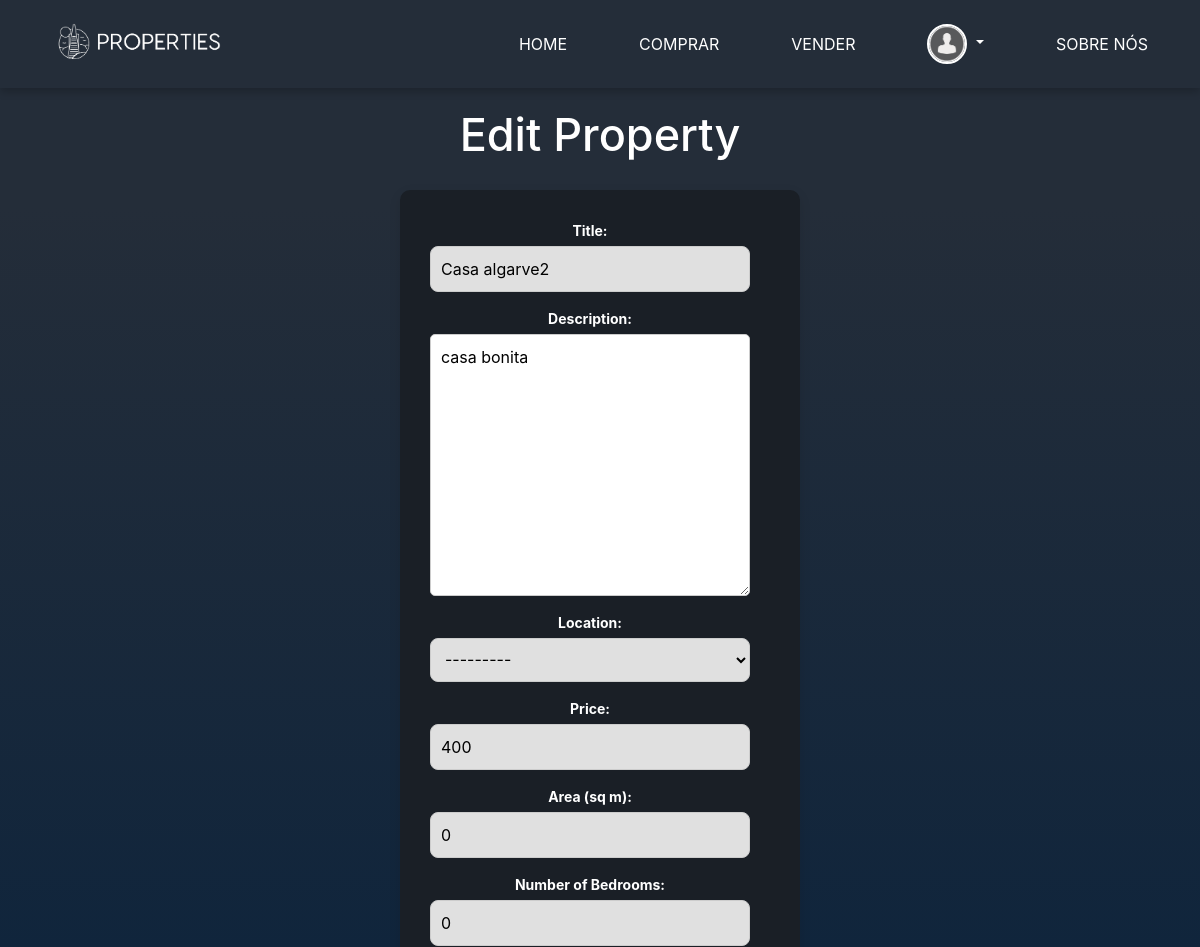
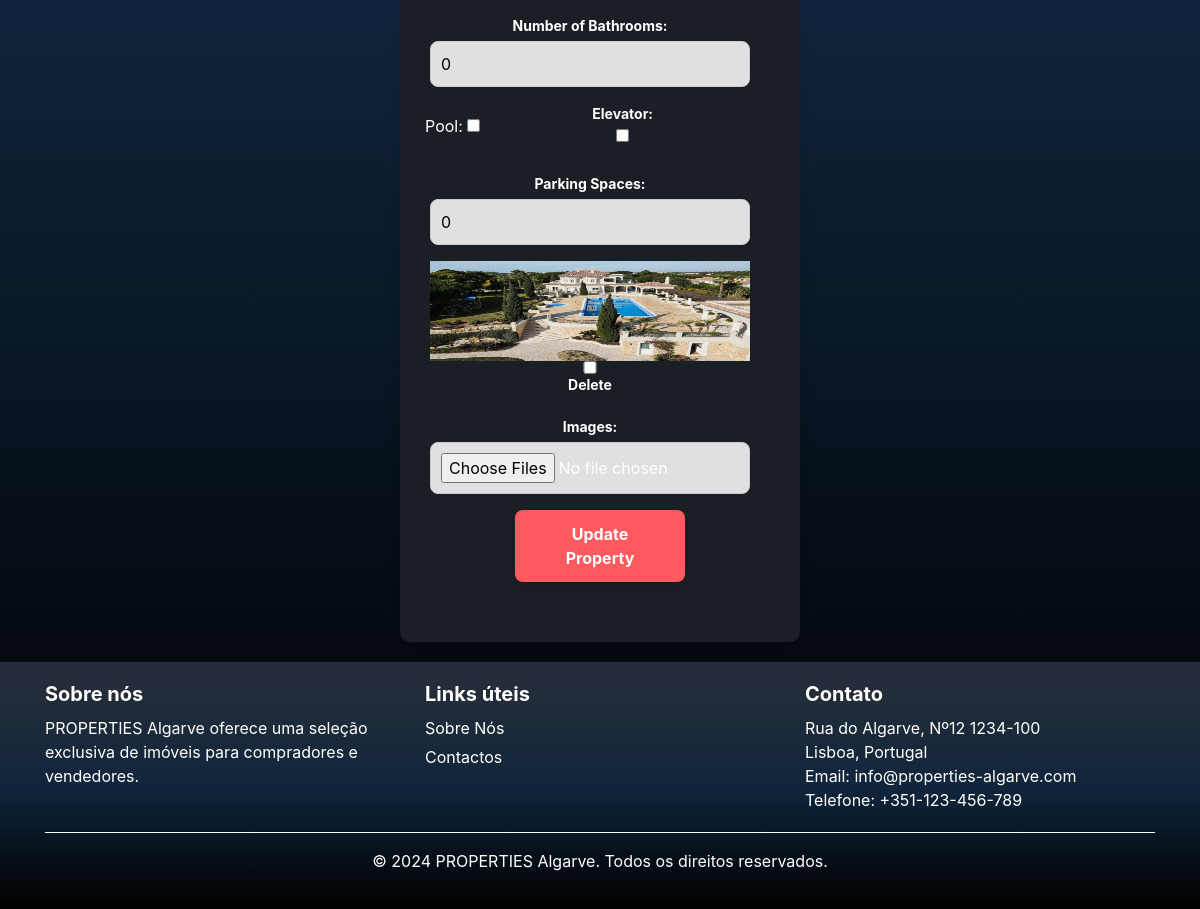
The page /property/edit/2/ (signed in) on the database as committed earlier (2 pictures, top to bottom).
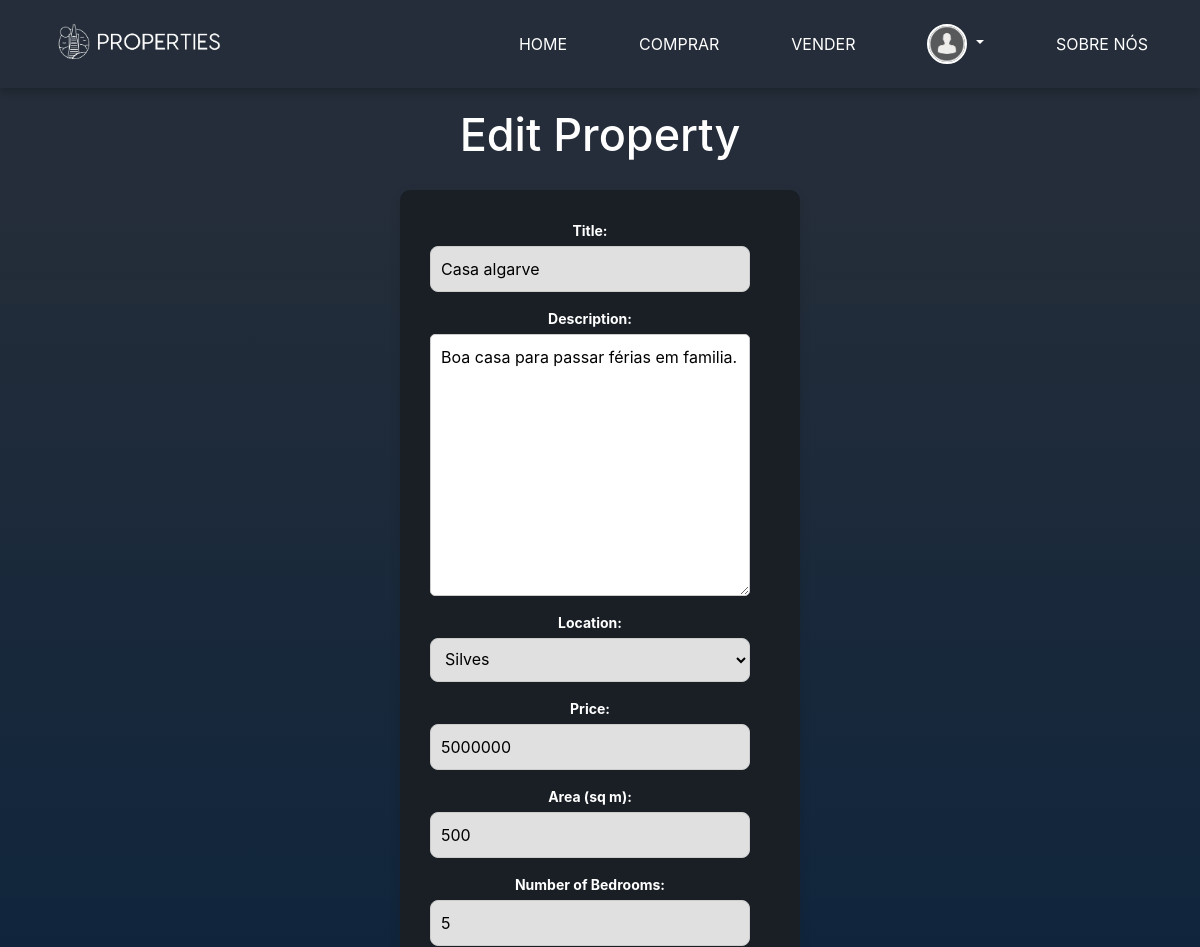
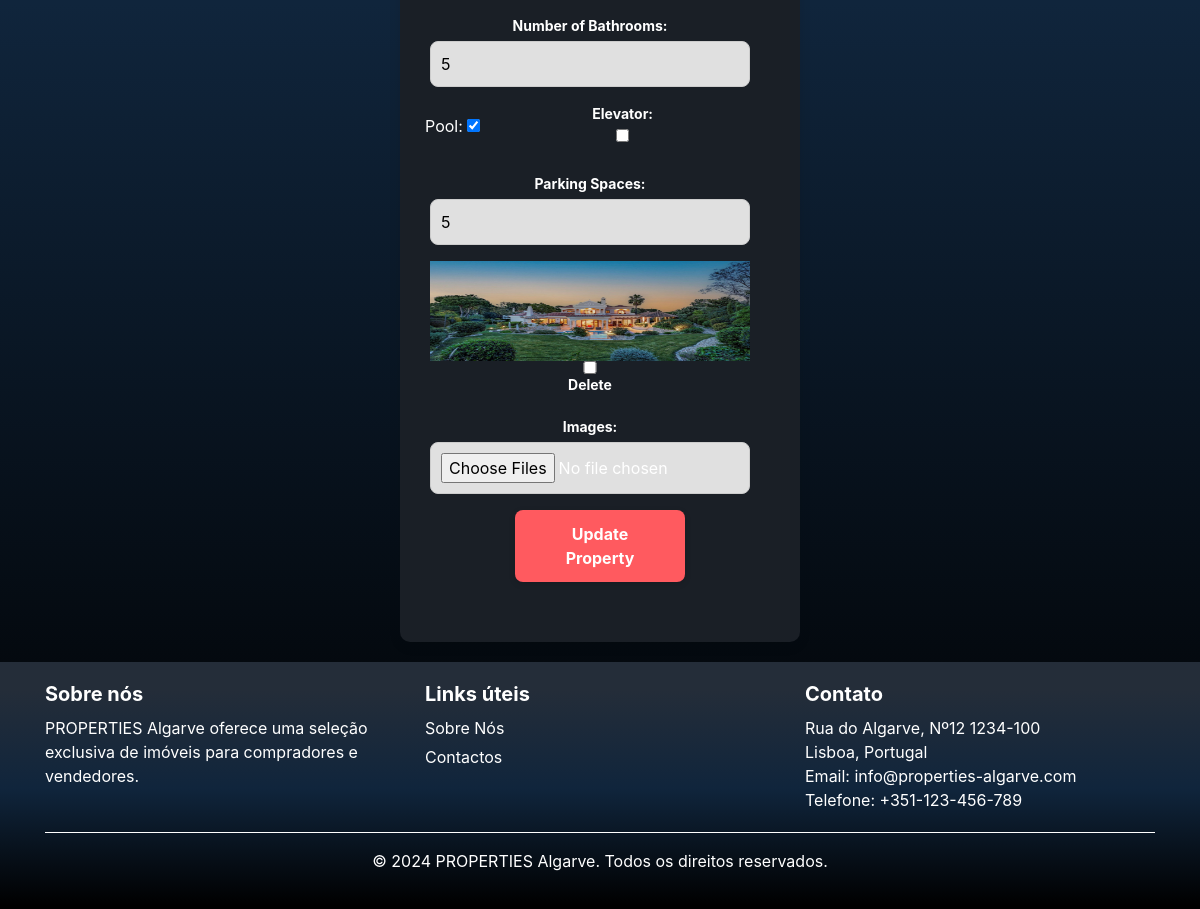
The same page on the database as committed later (2 pictures, top to bottom).
### base/models.py (models this page shows, shortened)
class Property(models.Model):
    LOCATION_CHOICES = [
        ('faro', 'Faro'),
        ('lagos', 'Lagos'),
        ('portimao', 'Portimão'),
        ('albufeira', 'Albufeira'),
        ('tavira', 'Tavira'),
        ('olhao', 'Olhão'),
        ('silves', 'Silves'),
        ('loule', 'Loulé'),
        ('vila_real_de_santo_antonio', 'Vila Real de Santo António'),
    ]
    host = models.ForeignKey('Profile', on_delete=models.CASCADE)
    title = models.CharField(max_length=255)
    description = models.TextField()
    location = models.CharField(max_length=100, choices=LOCATION_CHOICES)
    price = models.DecimalField(max_digits=10, decimal_places=0)
    area = models.IntegerField()
    num_bedrooms = models.IntegerField()
    num_bathrooms = models.IntegerField()
    elevator = models.BooleanField(default=False)
    parking_spaces = models.IntegerField(default=0)
    pool = models.BooleanField(default=False)

class PropertyImage(models.Model):
    property = models.ForeignKey('Property', related_name='images', on_delete=models.CASCADE)
    image = models.ImageField(upload_to='property_images/')
    uploaded_at = models.DateTimeField(auto_now_add=True)

### base/views.py (the view)
# urls.py: path('property/edit/<int:property_id>/', views.edit_property, name='edit_property'),
@login_required
def edit_property(request, property_id):
    property = get_object_or_404(Property, pk=property_id, host__user=request.user)
    if request.method == 'POST':
        form = PropertyForm(request.POST, request.FILES, instance=property)
        if form.is_valid():
            property = form.save()
            images = request.FILES.getlist('images')
            for image in images:
                PropertyImage.objects.create(property=property, image=image)
            delete_image_ids = request.POST.getlist('delete_images')
            if delete_image_ids:
                PropertyImage.objects.filter(id__in=delete_image_ids).delete()
            messages.success(request, 'Property updated successfully!')
            return redirect('property_detail', pk=property.id)
        else:
            messages.error(request, 'Please correct the errors below.')
    else:
        form = PropertyForm(instance=property)
    images = PropertyImage.objects.filter(property=property)
    return render(request, 'edit_property.html', {'form': form, 'images': images})

### base/forms.py
class PropertyForm(forms.ModelForm):
    class Meta:
        model = Property
        fields = ('title', 'description', 'location', 'price', 'area', 'num_bedrooms', 'num_bathrooms', 'elevator',
                  'parking_spaces', 'pool')

### templates/edit_property.html (shortened to what this page needs)
{% extends "main.html" %}
{% load static %}
{% block content %}
<div class="content">
    <h2>Edit Property</h2>
    <form method="post" enctype="multipart/form-data" class="form-login">
        <div class="form-group">
            <label for="{{ form.title.id_for_label }}">Title:</label>
            {{ form.title }}
        </div>
        <div class="form-group">
            <label for="{{ form.description.id_for_label }}">Description:</label>
            {{ form.description }}
        </div>
        <div class="form-group">
            <label for="{{ form.location.id_for_label }}">Location:</label>
            {{ form.location }}
        </div>
        <div class="form-group">
            <label for="{{ form.price.id_for_label }}">Price:</label>
            {{ form.price }}
        </div>
        <div class="form-group">
            <label for="{{ form.area.id_for_label }}">Area (sq m):</label>
            {{ form.area }}
        </div>
        <div class="form-group">
            <label for="{{ form.num_bedrooms.id_for_label }}">Number of Bedrooms:</label>
            {{ form.num_bedrooms }}
        </div>
        <div class="form-group">
            <label for="{{ form.num_bathrooms.id_for_label }}">Number of Bathrooms:</label>
            {{ form.num_bathrooms }}
        </div>
        <div class="form-row">
            <div class="form-gr oup">
            <label for="{{ form.pool.id_for_label }}">Pool:</label>
            {{ form.pool }}
            </div>
            <div class="form-group">
            <label for="{{ form.elevator.id_for_label }}">Elevator:</label>
            {{ form.elevator }}
        </div>
        </div>
        <div class="form-group">
            <label for="{{ form.parking_spaces.id_for_label }}">Parking Spaces:</label>
            {{ form.parking_spaces }}
        </div>
        {% for image in images %}
        <div class="form-group">
            <img src="{{ image.image.url }}" alt="Property Image" height="100">
            <input type="checkbox" name="delete_images" value="{{ image.id }}">
            <label for="{{ image.id }}">Delete</label>
        </div>
        {% endfor %}
        <div class="form-group">
            <label for="images">Images:</label>
            <input type="file" name="images" multiple id="images">
        </div>
        <button type="submit" class="btn btn-primary">Update Property</button>
    </form>
</div>
{% endblock %}

Rows that differ between the two databases and show on the page:
removed PropertyImage: image (picture)
changed Property: title "Casa algarve2" → "Casa algarve"; description "casa bonita" → "Boa casa para passar férias em familia."; location "---------" → "Silves"; price "400" → "5000000"; area "0" → "500"; num_bedrooms "0" → "5"; num_bathrooms "0" → "5"; pool "☐" → "☑"; parking_spaces "0" → "5"
added PropertyImage: image (picture)
